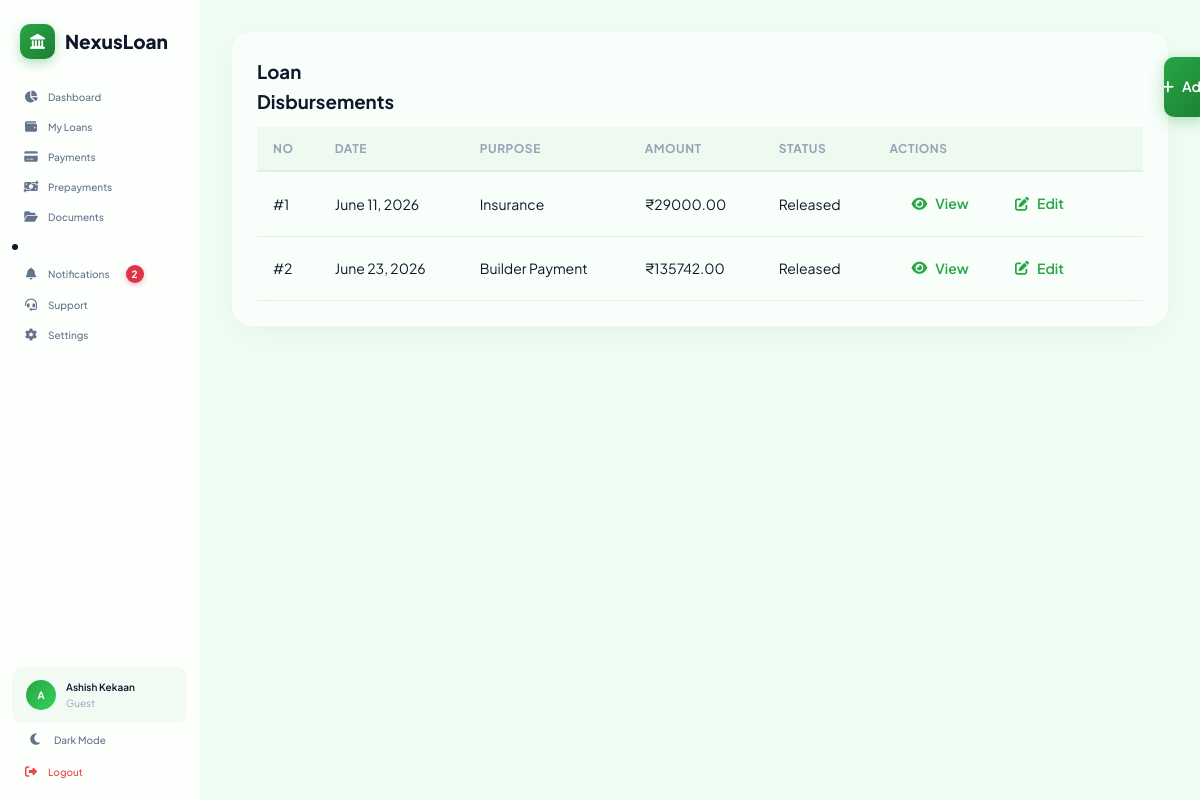
The app's page /loans/3/disbursements/ (signed in) with its own data.
### accounts/models.py (models this page shows, shortened)
class Profile(models.Model):
    ROLE_CHOICES = [
        ("guest", "Guest"),
        ("borrower", "Borrower"),
        ("lender", "Lender"),
    ]
    user = models.OneToOneField(
        settings.AUTH_USER_MODEL, on_delete=models.CASCADE, related_name="profile"
    )
    role = models.CharField(max_length=20, choices=ROLE_CHOICES, default="guest")
    phone = models.CharField(max_length=15, blank=True, null=True)
    available_funds = models.DecimalField(max_digits=15, decimal_places=2, default=0)
    kyc_verified = models.BooleanField(default=False)
    pan_number = models.CharField(max_length=10, blank=True, null=True)
    credit_score = models.PositiveIntegerField(
        default=750, help_text="CIBIL score approximation"
    )
    annual_income = models.DecimalField(max_digits=15, decimal_places=2, default=0)
    created_at = models.DateTimeField(auto_now_add=True)

### loans/models.py (models this page shows, shortened)
class LoanDisbursement(models.Model):
    PURPOSE_CHOICES = [
        ("builder", "Builder Payment"),
        ("insurance", "Insurance"),
        ("processing_fee", "Processing Fee"),
        ("legal", "Legal Charges"),
        ("technical", "Technical Charges"),
        ("registration", "Registration"),
        ("other", "Other"),
    ]
    STATUS_CHOICES = [
        ("pending", "Pending"),
        ("released", "Released"),
        ("cancelled", "Cancelled"),
    ]
    loan = models.ForeignKey(
        "loans.Loan", on_delete=models.CASCADE, related_name="disbursements"
    )
    disbursement_number = models.PositiveIntegerField()
    disbursement_date = models.DateField()
    amount = models.DecimalField(max_digits=15, decimal_places=2)
    purpose = models.CharField(
        max_length=50, choices=PURPOSE_CHOICES, default="builder"
    )
    remarks = models.TextField(blank=True)
    status = models.CharField(max_length=20, choices=STATUS_CHOICES, default="released")
    is_interest_processed = models.BooleanField(default=False)
    created_at = models.DateTimeField(auto_now_add=True)
    updated_at = models.DateTimeField(auto_now=True)
    class Meta:
        db_table = "loan_disbursements"
        ordering = ["disbursement_date", "id"]
        constraints = [
            models.UniqueConstraint(
                fields=["loan", "disbursement_number"],
                name="unique_loan_disbursement_number",
            )
        ]
        indexes = [
            models.Index(fields=["loan"]),
            models.Index(fields=["status"]),
            models.Index(fields=["disbursement_date"]),
            models.Index(fields=["loan", "status"]),
            models.Index(fields=["loan", "disbursement_date"]),
        ]

### loans/views.py (the view)
class LoanDisbursementListView(LoginRequiredMixin, ListView):
    model = LoanDisbursement
    template_name = "loans/disbursement_list.html"
    context_object_name = "disbursements"
    def dispatch(self, request, *args, **kwargs):
        if request.user.is_staff:
            self.loan = get_object_or_404(Loan, pk=self.kwargs["loan_id"])
        else:
            self.loan = get_object_or_404(
                Loan, pk=self.kwargs["loan_id"], user=request.user
            )
        return super().dispatch(request, *args, **kwargs)
    def get_queryset(self):
        return LoanDisbursement.objects.filter(loan=self.loan).order_by(
            "disbursement_number"
        )
    def get_context_data(self, **kwargs):
        context = super().get_context_data(**kwargs)
        context["loan"] = self.loan
        context["total_disbursed"] = self.loan.total_disbursed_amount
        context["remaining_sanction"] = self.loan.remaining_sanction_amount
        context["pending_interest"] = self.loan.total_pending_accrued_interest
        context["recovered_interest"] = self.loan.total_recovered_accrued_interest
        return context

### loans/models.py (called while the page is built)
    @property
    def total_disbursed_amount(self):
        from django.db.models import Sum
        return self.disbursements.filter(status="released").aggregate(
            total=Sum("amount")
        )["total"] or Decimal("0.00")

    @property
    def remaining_sanction_amount(self):
        return self.amount - self.total_disbursed_amount

    @property
    def total_pending_accrued_interest(self):
        from django.db.models import Sum
        return self.accrued_interests.filter(status="pending").aggregate(
            total=Sum("interest_amount")
        )["total"] or Decimal("0.00")

    @property
    def total_recovered_accrued_interest(self):
        from django.db.models import Sum
        return self.accrued_interests.filter(status="recovered").aggregate(
            total=Sum("interest_amount")
        )["total"] or Decimal("0.00")

### templates/loans/disbursement_list.html
{% extends 'app_layout.html' %}
{% block app_content %}
<div class="glass-card" style="padding: 24px; margin-bottom: 24px;">
    <div class="card-body">
        <div style="display: flex; gap: 770px; margin-bottom: 10px;">
            <h3>Loan Disbursements</h3>
            <a href="{% url 'create_disbursement' loan.id %}" class="btn btn-primary">
                <i class="fas fa-plus"></i> Add
            </a>
        </div>
    </div>
    <div class="table-responsive">
        <table class="data-table">
            <thead>
                <tr>
                    <th>No</th>
                    <th>Date</th>
                    <th>Purpose</th>
                    <th>Amount</th>
                    <th>Status</th>
                    <th>Actions</th>
                </tr>
            </thead>
            <tbody>
                {% for d in disbursements %}
                    <tr>
                        <td>
                            #{{ d.disbursement_number }}
                        </td>
                        <td>
                            {{ d.disbursement_date }}
                        </td>
                        <td>
                            {{ d.get_purpose_display }}
                        </td>
                        <td>
                            ₹{{ d.amount }}
                        </td>
                        <td>
                            {{ d.get_status_display }}
                        </td>
                        <td>
                            <a href="{% url 'loan_disbursement_detail' d.id %}" class="btn btn-sm btn-info">
                                <i class="fas fa-eye"></i> View
                            </a>
                            <a href="{% url 'edit_disbursement' d.id %}" class="btn btn-sm btn-warning">
                                <i class="fas fa-edit"></i> Edit
                            </a>
                        </td>
                    </tr>
                {% empty %}
                    <tr>
                        <td colspan="6" class="text-center">
                            No disbursements found.
                        </td>
                    </tr>
                {% endfor %}
            </tbody>
        </table>
    </div>
</div>
{% endblock %}

### templates/app_layout.html (shortened to what this page needs)
{% extends 'base.html' %}
{% load static %}
{% block content %}
<div class="app-layout">
    <aside class="sidebar" id="sidebar">
        <div class="sidebar-header">
            <div class="sidebar-logo">
                <div class="logo-icon">
                    <i class="fas fa-landmark"></i>
                </div>
                <span class="logo-text">NexusLoan</span>
            </div>
        </div>
        <nav class="sidebar-nav">
            <a href="{% url 'dashboard' %}" class="nav-item {% if request.resolver_match.url_name == 'dashboard' %}active{% endif %}">
                <i class="fas fa-chart-pie"></i>
                <span>Dashboard</span>
            </a>
            {% if not request.user.is_staff %}
                <a href="{% url 'loan_list' %}" class="nav-item {% if request.resolver_match.url_name == 'loan_list' %}active{% endif %}">
                    <i class="fas fa-wallet"></i>
                    <span>My Loans</span>
                </a>
                <a href="{% url 'payment_dashboard' %}" class="nav-item {% if request.resolver_match.url_name == 'payment_dashboard' %}active{% endif %}">
                    <i class="fas fa-credit-card"></i>
                    <span>Payments</span>
                </a>
                <a href="{% url 'prepayment_dashboard' %}" class="nav-item {% if request.resolver_match.url_name == 'prepayment_dashboard' %}active{% endif %}">
                    <i class="fas fa-money-bill-transfer"></i>
                    <span>Prepayments</span>
                </a>
                <a href="{% url 'documents_dashboard' %}" class="nav-item {% if request.resolver_match.url_name == 'documents_dashboard' %}active{% endif %}">
                    <i class="fas fa-folder-open"></i>
                    <span>Documents</span>
                </a>
                <li>
                    <a href="{% url 'notifications_dashboard' %}" class="nav-item {% if request.resolver_match.url_name == 'notifications_dashboard' %}active{% endif %}">
                        <i class="fas fa-bell"></i>
                        <span>Notifications</span>
                        {% if header_unread_notifications > 0 %}
                            <span class="notification-badge">{{ header_unread_notifications }}</span>
                        {% endif %}
                    </a>
                </li>
                <a href="{% url 'support_dashboard' %}" class="nav-item {% if request.resolver_match.url_name == 'support_dashboard' %}active{% endif %}">
                    <i class="fas fa-headset"></i>
                    <span>Support</span>
                </a>
                <a href="{% url 'settings_dashboard' %}" class="nav-item {% if request.resolver_match.url_name == 'settings_dashboard' %}active{% endif %}">
                    <i class="fas fa-gear"></i>
                    <span>Settings</span>
                </a>
            {% endif %}
        </nav>
        <div class="sidebar-footer">
            <div class="user-info">
                <div class="user-avatar">{{ request.user.first_name.0|default:request.user.username.0|upper }}</div>
                <div class="user-details">
                    <span class="user-name">{{ request.user.get_full_name|default:request.user.username }}</span>
                    <span class="user-role">
                        {% if request.user.profile %}
                            {{ request.user.profile.get_role_display }}
                        {% else %}
                            User
                        {% endif %}
                    </span>
                </div>
            </div>
            <button class="theme-toggle" id="themeToggle" aria-label="Toggle dark mode">
                <i class="fas fa-moon" id="themeIcon"></i>
                <span id="themeLabel" style="font-size: 10px;">Dark Mode</span>
            </button>
            <a href="{% url 'logout' %}" class="nav-item nav-logout">
                <i class="fas fa-sign-out-alt"></i>
                <span>Logout</span>
            </a>
        </div>
    </aside>
    <main class="main-content">
        {% block app_content %}{% endblock %}
    </main>
</div>
{% endblock %}

### templates/app_layout.html (style rules this page uses)
.notification-badge { display: inline-flex; align-items: center; justify-content: center; min-width: 18px; height: 18px; padding: 0 6px; margin-left: 8px; background: #dc3545; color: #ffffff; font-size: 10px; font-weight: 650; line-height: 1; border-radius: 50px; box-shadow: 0 2px 5px rgba(220, 53, 69, 0.35); vertical-align: middle; }

### records on screen
LoanDisbursement: disbursement_number "1", disbursement_date "June 11, 2026", purpose "Insurance", amount "29000.00", status "Released"
LoanDisbursement: disbursement_number "2", disbursement_date "June 23, 2026", purpose "Builder Payment", amount "135742.00", status "Released"

### other values on screen
{{ header_unread_notifications }} "2"
{{ request.user.first_name.0|default:request.user.username.0|upper }} "A"
{{ request.user.get_full_name|default:request.user.username }} "Ashish Kekaan"
{{ request.user.profile.get_role_display }} "Guest"
